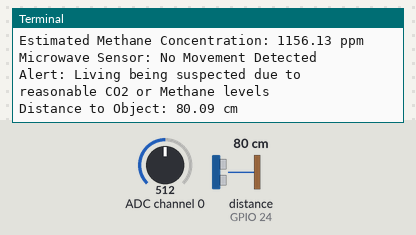
The program below on a simulated Raspberry Pi (BCM pin numbers). Shown: the last lines printed to the terminal. The inputs (shaded band) are chosen by the test bench; at power-on: distance to the obstacle (sensor on GPIO 24) 80 cm, ADC channel 0 = 512 (analog values on the 0–1023 scale). The echo pulse lasts 58.3 µs per cm; the clock reads 2024-03-15 10:24:30 at power-on unless the program sets it.

Above: at 1.2 s.
1.3 s: distance to the obstacle (sensor on GPIO 24) set to 2 cm
At 2.7 s:
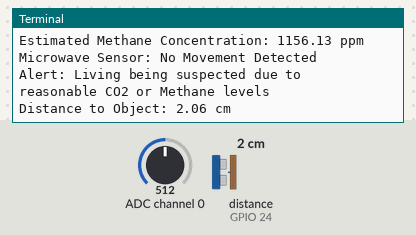
4.1 s: ADC channel 0 set to 716
6.9 s: distance to the obstacle (sensor on GPIO 24) set to 4 cm
At 9.4 s:
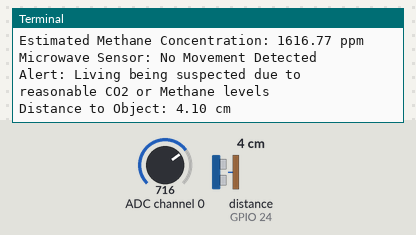
9.7 s: ADC channel 0 set to 900
Timing chart, 0 to 12.7 s (numbered marks = the images above; inputs shaded):
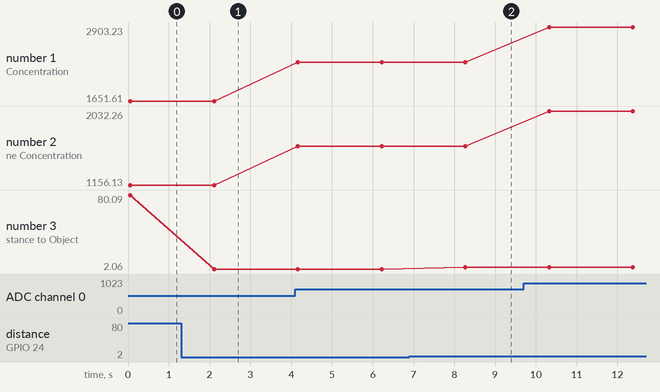

Measured:
- after the input at 1.3 s, the terminal: prints a new line after 0.81 s (image 1)
- after the input at 6.9 s, the terminal: prints a new line after 1.4 s (image 2)
- plotted number 1: 1651.61 → 2309.68 after the input at 4.1 s, 2309.68 → 2903.23 after the input at 9.7 s
- plotted number 2: 1156.13 → 1616.77 after the input at 4.1 s, 1616.77 → 2032.26 after the input at 9.7 s
- plotted number 3: 80.09 → 2.06 after the input at 1.3 s, 2.06 → 4.1 after the input at 6.9 s

The program:

cssr_raspi_zero.py
```python
import RPi.GPIO as GPIO
import time
import Adafruit_GPIO.SPI as SPI
import Adafruit_MCP3008

# === GPIO Setup ===
GPIO.setmode(GPIO.BCM)
GPIO.setwarnings(False)

# RCWL-0516 Microwave Sensor
microwave_pin = 17
GPIO.setup(microwave_pin, GPIO.IN)

# Ultrasonic Sensor (HC-SR04)
TRIG = 23
ECHO = 24
GPIO.setup(TRIG, GPIO.OUT)
GPIO.setup(ECHO, GPIO.IN)

# MCP3008 Setup (SPI)
CLK  = 11
MISO = 9
MOSI = 10
CS   = 8
mcp = Adafruit_MCP3008.MCP3008(clk=CLK, cs=CS, miso=MISO, mosi=MOSI)

# === MQ2 Gas Sensor Reading Function ===
def read_gas_values():
    analog_value = mcp.read_adc(0)  # MQ2 connected to CH0
    voltage = (analog_value / 1023.0) * 3.3  # Convert to voltage (assuming 3.3V logic)
    # Approximate ppm (demo purposes; real-world needs calibration)
    co2_ppm = round(voltage * 1000, 2)
    methane_ppm = round(voltage * 700, 2)
    return co2_ppm, methane_ppm

# === Measure Distance Function (HC-SR04) ===
def get_distance():
    GPIO.output(TRIG, False)
    time.sleep(0.05)

    GPIO.output(TRIG, True)
    time.sleep(0.00001)
    GPIO.output(TRIG, False)

    while GPIO.input(ECHO) == 0:
        pulse_start = time.time()

    while GPIO.input(ECHO) == 1:
        pulse_end = time.time()

    pulse_duration = pulse_end - pulse_start
    distance_cm = round(pulse_duration * 17150, 2)
    return distance_cm

# === Main Loop ===
try:
    while True:
        co2, methane = read_gas_values()
        movement_detected = GPIO.input(microwave_pin)
        distance = get_distance()

        print(f"\nEstimated CO2 Concentration: {co2} ppm")
        print(f"Estimated Methane Concentration: {methane} ppm")
        print("Microwave Sensor:", "Movement Detected" if movement_detected else "No Movement Detected")

        # Alert Logic
        if co2 > 1.5 or methane > 1.5:
            print("Alert: Living being suspected due to reasonable CO2 or Methane levels")
        if movement_detected:
            print("Alert: Living being suspected due to movement detected")
        if (co2 > 1.5 or methane > 1.5) and movement_detected:
            print("Alert: Living being suspected due to reasonable gas levels and movement detected")

        print(f"Distance to Object: {distance:.2f} cm")

        time.sleep(2)

except KeyboardInterrupt:
    GPIO.cleanup()
    print("Program stopped by user.")
```
